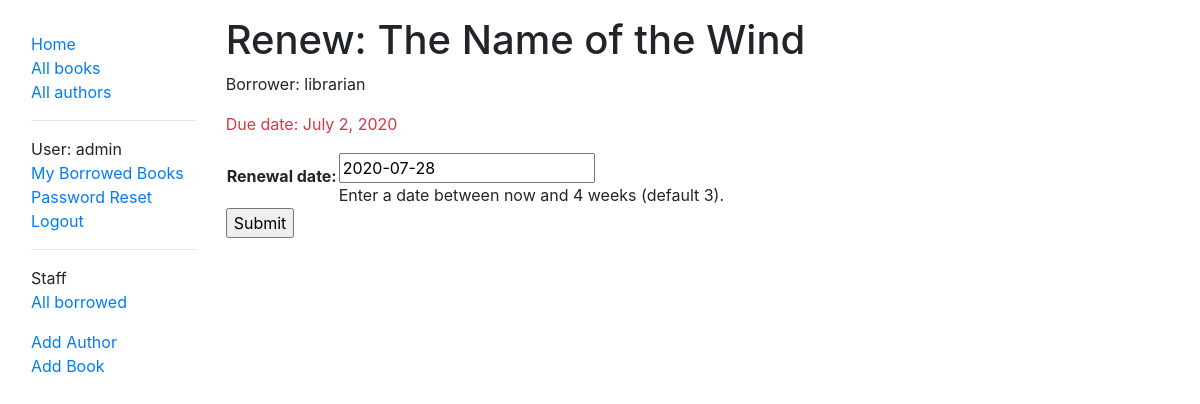
The page /catalog/book/b6d97b3d-8f15-4b1d-94f0-84106d879564/renew/ (signed in) on the database its author committed.
### catalog/models.py (models this page shows, shortened)
class BookInstance(models.Model):
    id = models.UUIDField(primary_key=True, default=uuid.uuid4,
                          help_text='Unique ID for this particular book across whole library')
    book = models.ForeignKey(Book, on_delete=models.SET_NULL, null=True)
    imprint = models.CharField(max_length=200)
    due_back = models.DateField(null=True, blank=True)
    borrower = models.ForeignKey(
        User, on_delete=models.SET_NULL, null=True, blank=True)
    @property
    def is_overdue(self):
        if self.due_back and date.today() > self.due_back:
            return True
        return False
    LOAN_STATUS = (
        ('m', 'Maintenance'),
        ('o', 'On loan'),
        ('a', 'Available'),
        ('r', 'Reserved'),
    )
    status = models.CharField(
        max_length=1,
        choices=LOAN_STATUS,
        blank=True,
        default='m',
        help_text='Book availability',
    )
    class Meta:
        ordering = ['due_back']
        permissions = (("can_mark_returned", "Set book as returned"),)

class Book(models.Model):
    title = models.CharField(max_length=200)
    author = models.ForeignKey(Author, on_delete=models.SET_NULL, null=True)
    summary = models.TextField(
        max_length=1000, help_text='Enter a brief description of the book')
    isbn = models.CharField(
        'ISBN', max_length=13, help_text='13 Character <a href="https://www.isbn-international.org/content/what-isbn">ISBN number</a>')
    genre = models.ManyToManyField(
        Genre, help_text='Select a genre for this book')
    language = models.ForeignKey(
        Language, on_delete=models.SET_NULL, null=True)
    def display_genre(self):
        """Creates a string for the Genre. This is required to display genre in Admin."""
        return ', '.join([genre.name for genre in self.genre.all()[:3]])
    display_genre.short_description = 'Genre'

### catalog/views.py (the view)
# urls.py: path('book/<uuid:pk>/renew/', views.renew_book_librarian, name='renew-book-librarian'),
@permission_required('catalog.can_mark_returned')
def renew_book_librarian(request, pk):
    book_instance = get_object_or_404(BookInstance, pk=pk)
    if request.method == 'POST':
        form = RenewBookForm(request.POST)
        if form.is_valid():
            book_instance.due_back = form.cleaned_data['renewal_date']
            book_instance.save()
            return HttpResponseRedirect(reverse('all-borrowed'))
    else:
        proposed_renewal_date = datetime.date.today() + datetime.timedelta(weeks=3)
        form = RenewBookForm(initial={'renewal_date': proposed_renewal_date})
    context = {
        'form': form,
        'book_instance': book_instance,
    }
    return render(request, 'catalog/book_renew_librarian.html', context)

### catalog/forms.py (shortened to what this page needs)
class RenewBookForm(forms.Form):
    renewal_date = forms.DateField(
            help_text="Enter a date between now and 4 weeks (default 3).")

### templates/catalog/book_renew_librarian.html (shortened to what this page needs)
{% extends "base_generic.html" %}
{% block content %}
    <h1>Renew: {{book_instance.book.title}}</h1>
    <p>Borrower: {{book_instance.borrower}}</p>
    <p{% if book_instance.is_overdue %} class="text-danger"{% endif %}>Due date: {{book_instance.due_back}}</p>
    <form action="" method="post">
        <table>
        {{ form.as_table }}
        </table>
        <input type="submit" value="Submit" />
    </form>
{% endblock %}

### templates/base_generic.html (shortened to what this page needs)
<!DOCTYPE html>
<html lang="en">
<head>
  <link rel="stylesheet" href="https://stackpath.bootstrapcdn.com/bootstrap/4.1.3/css/bootstrap.min.css"
>
  {% load static %}
  <link rel="stylesheet" href="{% static 'css/styles.css' %}">
</head>
<body>
  <div class="container-fluid">
    <div class="row">
      <div class="col-sm-2">
        {% block sidebar %}
        <ul class="sidebar-nav list-unstyled">
          <li><a href="{% url 'index' %}">Home</a></li>
          <li><a href="{% url 'books' %}">All books</a></li>
          <li><a href="{% url 'authors' %}">All authors</a></li>
        </ul>
        <hr>
        <ul class="sidebar-nav list-unstyled">
          {% if user.is_authenticated %}
          <li>User: {{ user.get_username }}</li>
          <li><a href="{% url 'my-borrowed' %}">My Borrowed Books</a></li>
          <li><a href="{% url 'password_reset' %}">Password Reset</a></li>
          <li><a href="{% url 'logout'%}">Logout</a></li>
          {% else %}
          <li><a href="{% url 'login' %}">Login</a></li>
          <li><a href="{% url 'register' %}">Sign-Up</a></li>
          {% endif %}
        </ul>
        {% if user.is_staff or perms.catalog %}
        <hr>
        <ul class="sidebar-nav list-unstyled">
          <li>Staff</li>
          {% if perms.catalog.can_mark_returned %}
          <li><a href="{% url 'all-borrowed' %}">All borrowed</a></li>
          {% endif %}
        </ul>
        <ul class="sidebar-nav list-unstyled">
          <li><a href="{% url 'author_create' %}">Add Author</a></li>
          <li><a href="{% url 'book_create' %}">Add Book</a></li>
        </ul>
        {% endif %}
        {% endblock %}
      </div>
      <div class="col-sm-10 ">{% block content %}{% endblock %}
      </div>
    </div>
  </div>
</body>
</html>

### static/css/styles.css (style rules this page uses)
:root { padding: 1rem; }
.sidebar-nav { margin-top: 1rem; padding: 0; list-style: none; }

### rows shown on the page
BookInstance: book "The Name of the Wind", borrower "librarian", due_back "July 2, 2020"

### other values the page prints
{{ user.get_username }} "admin"
